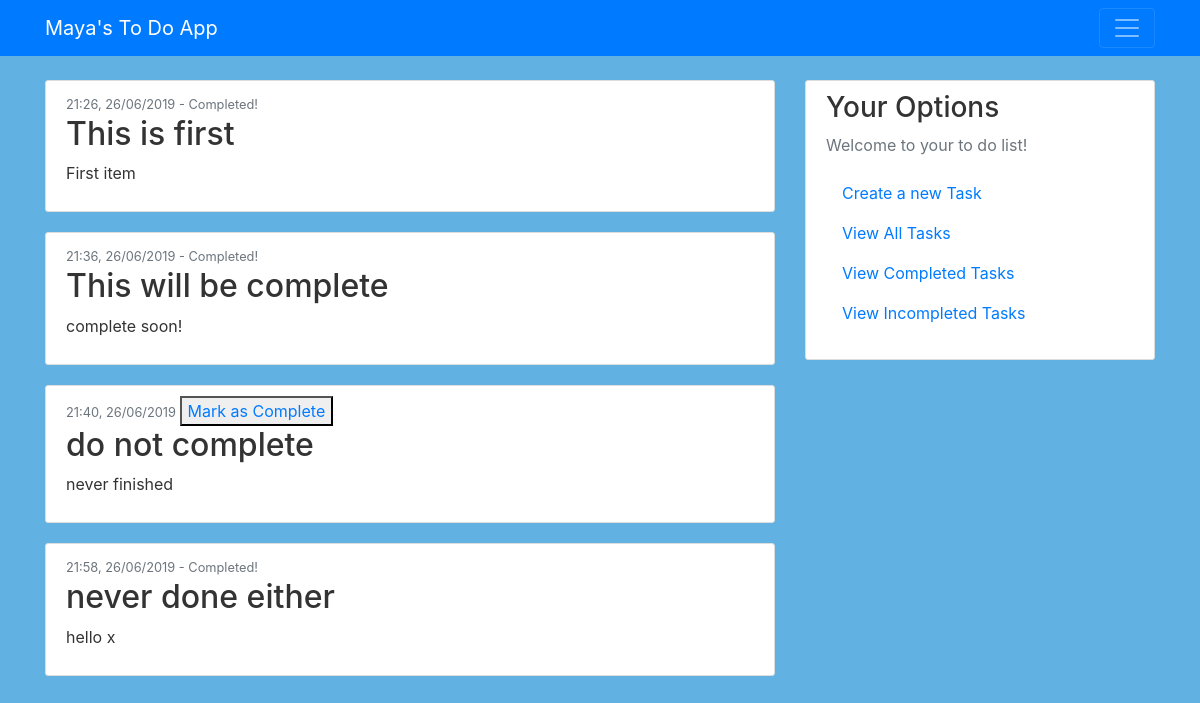
The page /view_all on the database as committed earlier.
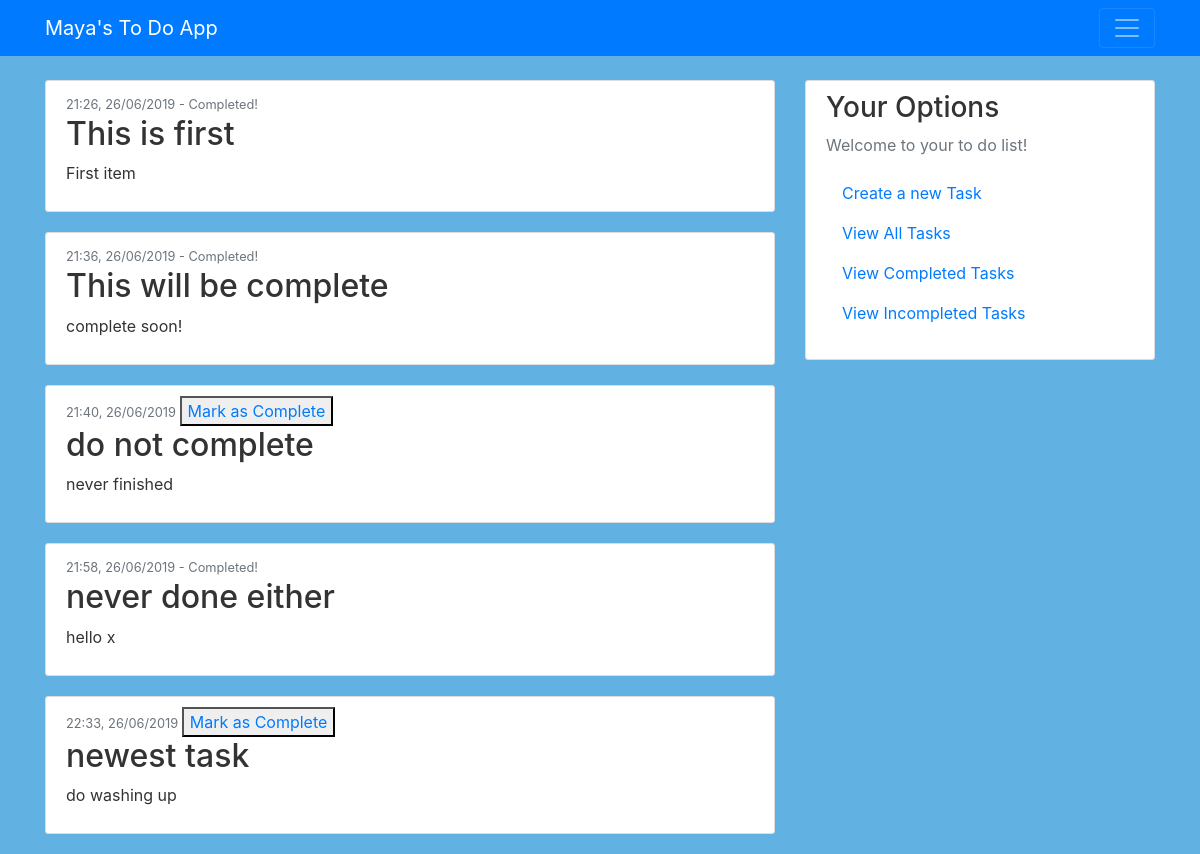
The same page on the database as committed later.
### app.py (models this page shows, shortened)
class Items(db.Model):
    id = db.Column(db.Integer, primary_key=True)
    title = db.Column(db.String(20), unique=False, nullable=False)
    content = db.Column(db.String(120), unique=True, nullable=False)
    date_posted = db.Column(db.DateTime, nullable=False, default=datetime.utcnow)
    complete = db.Column(db.Boolean, unique=False)

### app.py (the view)
@app.route("/")
@app.route("/view_all")
def view_all():
    posts = Items.query.all()
    return render_template('view_all.html', posts=posts)

### templates/view_all.html
{% extends "layout.html" %}
{% block content %}
    {% for post in posts %}
        <article class="media content-section">
          <div class="media-body">
            <div class="article-metadata">
              {% if post.complete == False %}
                <small class="text-muted">{{ post.date_posted.strftime("%H:%M, %d/%m/%Y") }} </small>
                <button type="button"> <a href="{{ url_for('view_completed',id=post.id) }}"> Mark as Complete </a> </button>
              {% elif post.complete == True %}
                <small class="text-muted">{{ post.date_posted.strftime("%H:%M, %d/%m/%Y") }} - Completed! </small>
              {% endif %}
            </div>
            <h2><a class="article-title">{{ post.title }}</a> </h2>
            <p class="article-content">{{ post.content }}</p>
          </div>
        </article>
    {% endfor %}
{% endblock content %}

### templates/layout.html (shortened to what this page needs)
<!DOCTYPE html>
<html>
<head>
    <link rel="stylesheet" href="https://maxcdn.bootstrapcdn.com/bootstrap/4.0.0/css/bootstrap.min.css">
    <link rel="stylesheet" type="text/css" href="{{ url_for('static', filename='main.css') }}">
</head>
<body>
    <header class="site-header">
      <nav class="navbar navbar-dark bg-primary fixed-top">
        <div class="container">
          <a class="navbar-brand mr-4" href="/">Maya's To Do App </a>
          <button class="navbar-toggler" type="button" data-toggle="collapse" data-target="#navbarToggle" aria-controls="navbarToggle" aria-expanded="false" aria-label="Toggle navigation">
            <span class="navbar-toggler-icon"></span>
          </button>
        </div>
      </nav>
    </header>
    <main role="main" class="container">
      <div class="row">
        <div class="col-md-8">
          {% block content %}{% endblock %}
        </div>
        <div class="col-md-4">
          <div class="content-section">
            <h3>Your Options</h3>
            <p class='text-muted'>Welcome to your to do list!
              <ul class="list-group">
                <a class="nav-item nav-link" href="/create">Create a new Task</a>
                <a class="nav-item nav-link" href="/view_all">View All Tasks</a>
                <a class="nav-item nav-link" href="{{ url_for('view_completed',id=0) }}">View Completed Tasks</a>
                <a class="nav-item nav-link" href="{{ url_for('view_incomplete') }}">View Incompleted Tasks</a>
              </ul>
            </p>
          </div>
        </div>
      </div>
    </main>
</body>
</html>

### static/main.css (style rules this page uses)
body { background: #61B2E3; color: #333333; margin-top: 5rem; }
.content-section { background: #ffffff; padding: 10px 20px; border: 1px solid #dddddd; border-radius: 3px; margin-bottom: 20px; }
.navbar { background-color: #61B2E3; border-color: #61B2E3; }

Rows that differ between the two databases and show on the page:
added Items: date_posted "22:33, 26/06/2019", title "newest task", content "do washing up"
